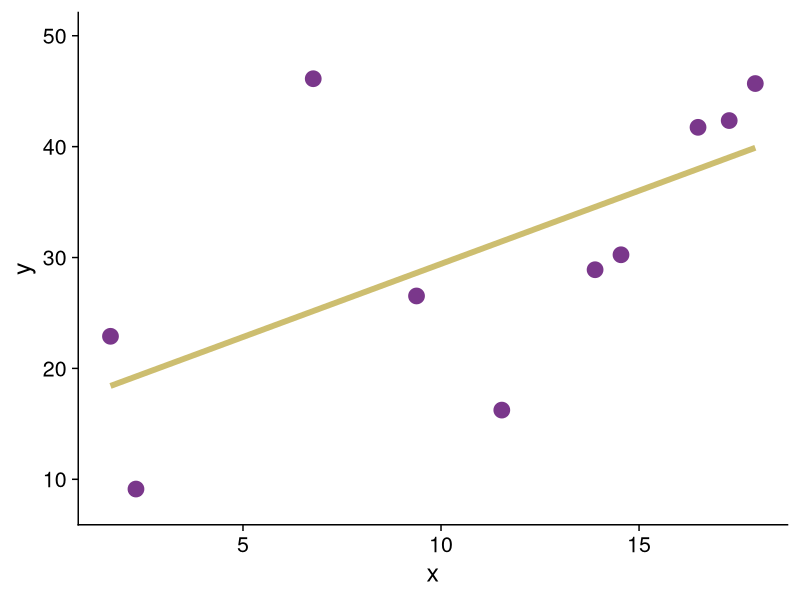
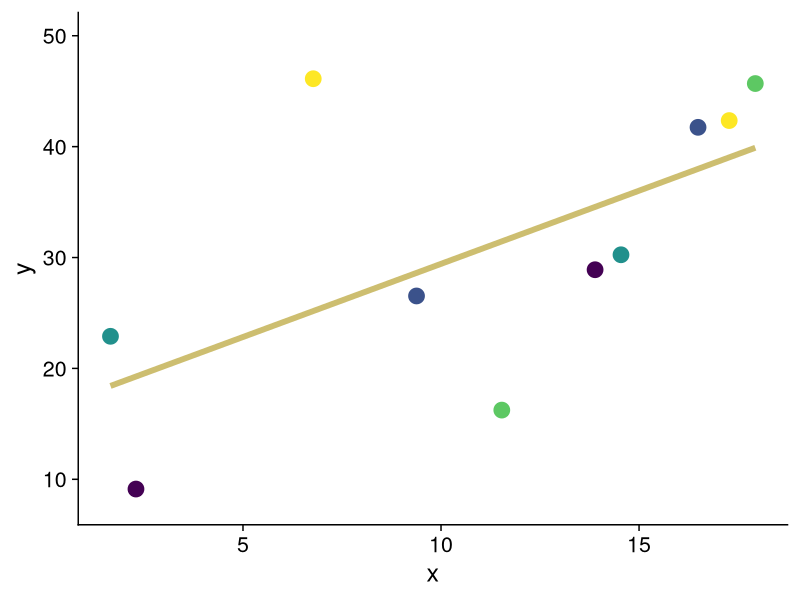
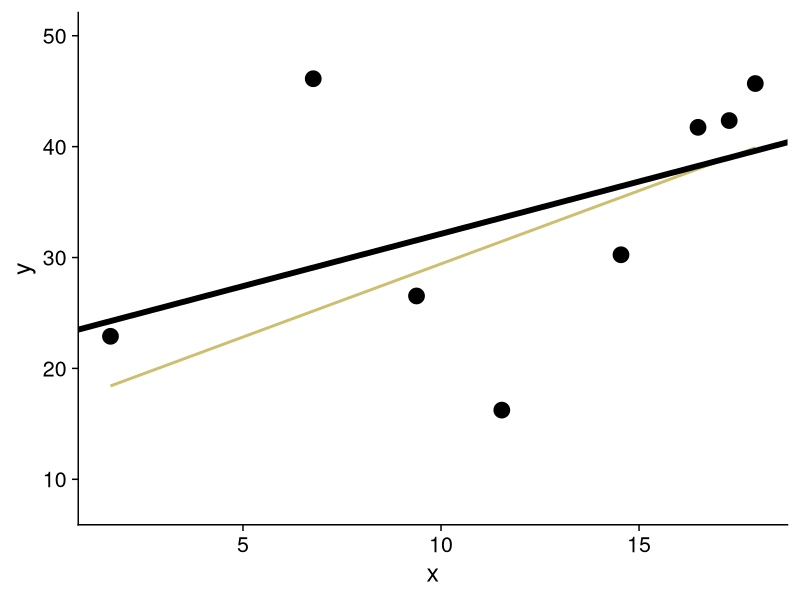
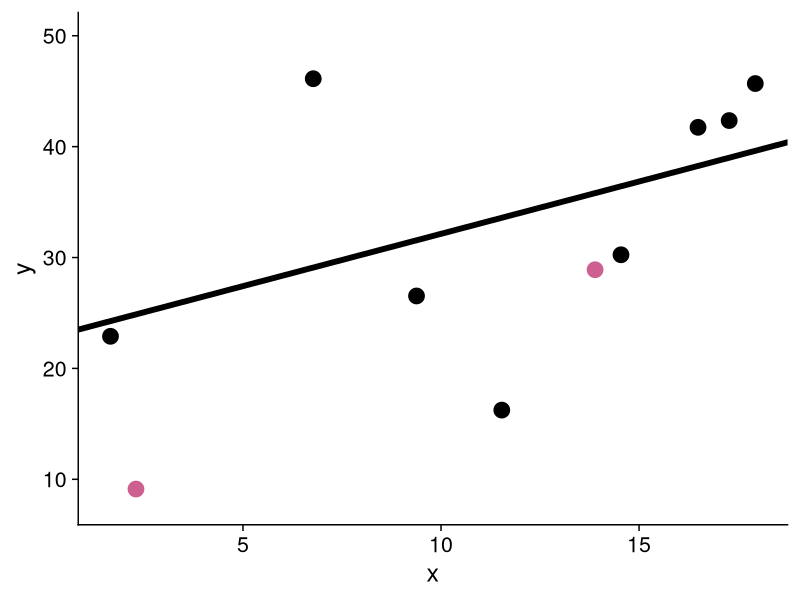
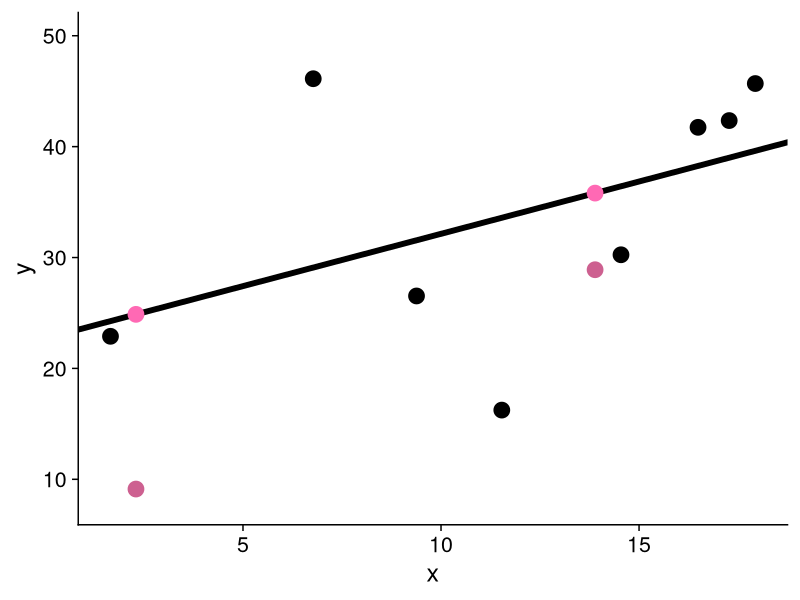
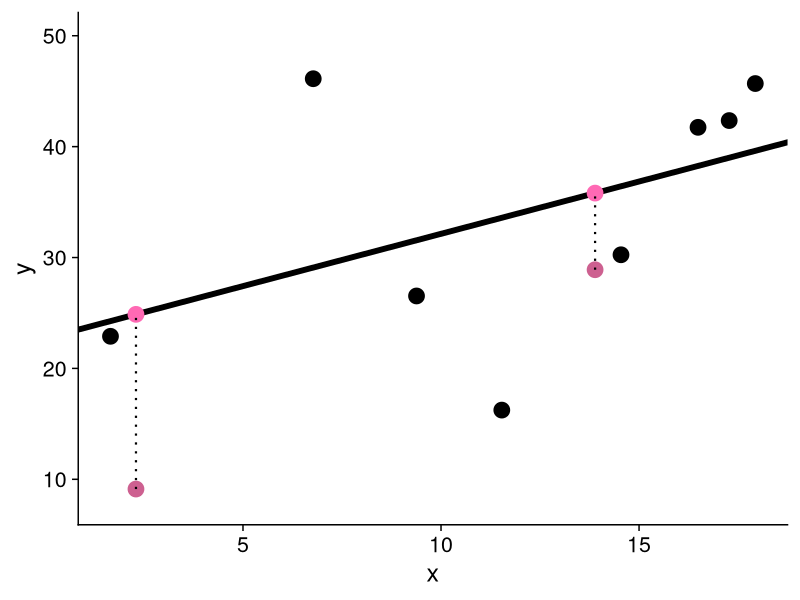
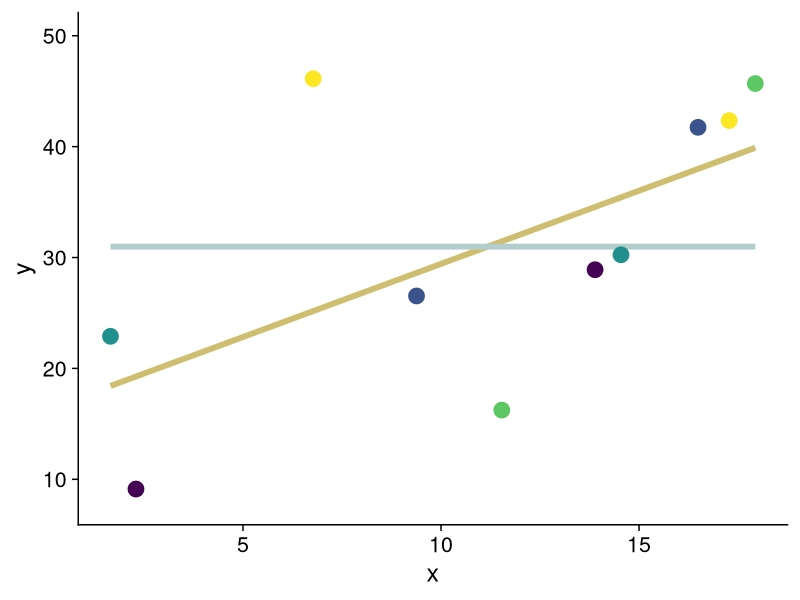

Write R code to recreate these figures, in order.
## ---- chunk 1
#| label: setup
#| echo: false
#| warning: false
#| message: false

library(tidyverse)
library(cowplot)
library(furrr)

ggplot2::theme_set(theme_cowplot(font_size = 18))
## ---- chunk 2
#| echo: true
#| output-location: slide

set.seed(3462834)
DD <- tibble(x = runif(10, 0, 20),
             y = x * 2 + rnorm(10, 5, 10))

ggplot(DD, aes(x, y)) +
  geom_smooth(formula = y ~ x, method = "lm", se = FALSE,
              color = "lightgoldenrod3",
              linewidth = 2) +
  geom_point(size = 5, color = "mediumorchid4") +
  scale_y_continuous(limits = c(8, 50))
## ---- chunk 3
#| echo: true

DD <- DD |> 
  mutate(k = sample(rep(1:5, each = 2))) |> 
  arrange(k)
DD
## ---- chunk 4
ggplot(DD, aes(x, y, color = factor(k))) +
  geom_smooth(formula = y ~ x, method = "lm", se = FALSE, color = "lightgoldenrod3",
              linewidth = 2) +
  geom_point(size = 5) +
  scale_color_viridis_d(guide = NULL) +
  scale_y_continuous(limits = c(8, 50))
## ---- chunk 5
#| echo: true

DD1 <- DD |> filter(k != 1)
lm1 <- lm(y ~ x, data = DD1)

(Pred1 <- DD |> filter(k == 1) |> 
    mutate(y_hat = predict(lm1, newdata = DD |> filter(k == 1))))
## ---- chunk 6
ggplot() +
  geom_smooth(data = DD, aes(x, y),
              formula = y ~ x, method = "lm", se = FALSE, color = "lightgoldenrod3",
              linewidth = 1) +
  geom_abline(intercept = coef(lm1)[1], slope = coef(lm1)[2], linewidth = 2) +
  geom_point(data = DD1, aes(x, y), size = 5) +
  scale_y_continuous(limits = c(8, 50))
## ---- chunk 7
ggplot() +
  geom_abline(intercept = coef(lm1)[1], slope = coef(lm1)[2], linewidth = 2) +
  geom_point(data = DD1, aes(x, y), size = 5) +
  geom_point(data = DD |> filter(k == 1), aes(x, y), size = 5, color = "hotpink3") +
  scale_y_continuous(limits = c(8, 50))
## ---- chunk 8
ggplot() +
  geom_abline(intercept = coef(lm1)[1], slope = coef(lm1)[2], linewidth = 2) +
  geom_point(data = DD1, aes(x, y), size = 5) +
  geom_point(data = DD |> filter(k == 1), aes(x, y), size = 5, color = "hotpink3") +
  geom_point(data = Pred1, aes(x, y_hat), size = 5, color = "hotpink") +
  scale_y_continuous(limits = c(8, 50))
## ---- chunk 9
ggplot() +
  geom_abline(intercept = coef(lm1)[1], slope = coef(lm1)[2], linewidth = 2) +
  geom_point(data = DD1, aes(x, y), size = 5) +
  geom_point(data = DD |> filter(k == 1), aes(x, y), size = 5, color = "hotpink3") +
  geom_point(data = Pred1, aes(x, y_hat), size = 5, color = "hotpink") +
  geom_segment(data = Pred1, aes(x = x, xend = x, y = y, yend = y_hat),
               linewidth = 0.75, linetype = "dotted") +
  scale_y_continuous(limits = c(8, 50))
## ---- chunk 10
#| echo: true

Pred1 <- Pred1 |> 
  mutate(Error = y - y_hat,
         Squared_error = Error ^ 2,
         Absolute_error = abs(Error))
Pred1
## ---- chunk 11
#| echo: true

CV_fun <- function(k_fold, DD) {
  DDk <- DD |> filter(k != k_fold)
  lmk <- lm(y ~ x, data = DDk)
  
  DD |> filter(k == k_fold) |> 
    mutate(y_hat = predict(lmk, newdata = DD |> filter(k == k_fold)),
           Error = y - y_hat,
           Squared_error = Error ^ 2,
           Absolute_error = abs(Error))
}

CV_fun(1, DD)
Pred1
## ---- chunk 12
#| echo: true

CV5 <- future_map(.x = 1:5,
                  .f = CV_fun,
                  DD = DD) |> 
  list_rbind()
CV5
## ---- chunk 13
#| echo: true

mean(CV5$Squared_error)
sqrt(mean(CV5$Squared_error))
mean(CV5$Absolute_error)
## ---- chunk 14
ggplot(DD, aes(x, y, color = factor(k))) +
  geom_smooth(formula = y ~ x, method = "lm", se = FALSE, color = "lightgoldenrod3",
              linewidth = 2) +
  geom_smooth(formula = y ~ 1, method = "lm", se = FALSE, color = "lightcyan3",
              linewidth = 2) +
  geom_point(size = 5) +
  scale_color_viridis_d(guide = NULL) +
  scale_y_continuous(limits = c(8, 50))
## ---- chunk 15
CV_fun_0 <- function(k_fold, DD) {
  DDk <- DD |> filter(k != k_fold)
  lmk <- lm(y ~ 1, data = DDk)
  
  DD |> filter(k == k_fold) |> 
    mutate(y_hat = predict(lmk, newdata = DD |> filter(k == k_fold)),
           Error = y - y_hat,
           Squared_error = Error ^ 2,
           Absolute_error = abs(Error))
}
## ---- chunk 16
#| echo: true

CV5_0 <- future_map(.x = 1:5,
                    .f = CV_fun_0,
                    DD = DD) |> 
  list_rbind()
CV5_0
## ---- chunk 17
t1 <- tribble(
  ~ Parameter, ~ `OLS model`, ~ `Intercept Only`,
  "MSE", mean(CV5$Squared_error), mean(CV5_0$Squared_error),
  "RMSE", sqrt(mean(CV5$Squared_error)), sqrt(mean(CV5_0$Squared_error)),
  "MAE", mean(CV5$Absolute_error), mean(CV5_0$Absolute_error)) |> 
  kableExtra::kable(digits = 2)
t1
## ---- chunk 18
#| echo: true

LOOCV_fun <- function(ii, DD) {
  DDk <- DD |> slice(-ii)
  lmk <- lm(y ~ x, data = DDk)
  
  DD |> slice(ii) |> 
    mutate(y_hat = predict(lmk, newdata = DD |> slice(ii)),
           Error = y - y_hat,
           Squared_error = Error ^ 2,
           Absolute_error = abs(Error))
}
## ---- chunk 19
#| echo: true

LOOCV <- future_map(.x = seq_len(nrow(DD)),
                  .f = LOOCV_fun,
                  DD = DD) |> 
  list_rbind()
LOOCV
## ---- chunk 20
LOOCV_fun_0 <- function(ii, DD) {
  DDk <- DD |> slice(-ii)
  lmk <- lm(y ~ 1, data = DDk)
  
  DD |> slice(ii) |> 
    mutate(y_hat = predict(lmk, newdata = DD |> slice(ii)),
           Error = y - y_hat,
           Squared_error = Error ^ 2,
           Absolute_error = abs(Error))
}

LOOCV_0 <- future_map(.x = seq_len(nrow(DD)),
                      .f = LOOCV_fun_0,
                      DD = DD) |> 
  list_rbind()

t2 <- tribble(
  ~ Parameter, ~ `OLS model`, ~ `Intercept Only`,
  "MSE", mean(LOOCV$Squared_error), mean(LOOCV_0$Squared_error),
  "RMSE", sqrt(mean(LOOCV$Squared_error)), sqrt(mean(LOOCV_0$Squared_error)),
  "MAE", mean(LOOCV$Absolute_error), mean(LOOCV_0$Absolute_error)) |> 
  kableExtra::kable(digits = 2)
t2
## ---- chunk 21
t1
## ---- chunk 22
t2
